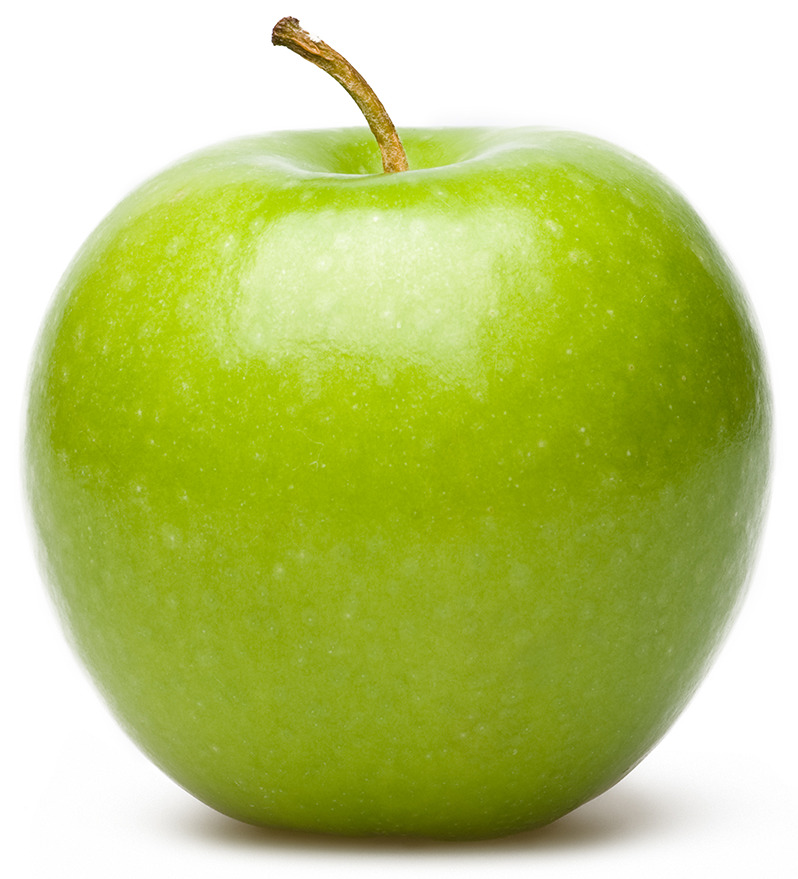
#> input picture project2-george-lily-main/example1/apple.jpg, 798 x 879 px
$ python laplacian_blend.py example1/apple.jpg example1/orange.jpg example1/orange.jpg out.png
#> lines starting #> are read from the running program, lines starting #| are printed output that depends on the picture
### project2-george-lily-main/project2_util.py
import os
from collections import namedtuple
import json

import cv2
import numpy as np
import sys

MAX_DISPLAY_W = 1200
MAX_DISPLAY_H = 700

FIRST_IMSHOW = True

######################################################################

def get_display_scale(img):
    """Get integer scaling factor to fit image on screen."""
    h, w = img.shape[:2]
    return max(1, int(np.ceil(max(h / MAX_DISPLAY_H, w / MAX_DISPLAY_W))))

######################################################################

def scale_for_display(img, return_scale=False):

    """Downscale image for display on the screen. Returns scale factor and
    reduced image."""

    scl = get_display_scale(img)
    if scl == 1:
        display = img.copy()
    else:
        f = 1.0/scl
        display = cv2.resize(img, (0, 0), fx=f, fy=f,
                             interpolation=cv2.INTER_AREA)

    if return_scale:
        return display, scl
    else:
        return display

######################################################################

def put_text(display, prompt, loc=None):
    """Draw white-on-black text."""
    if loc is None:
        h = display.shape[0]
        loc = (4, h-8)

    for (brt, thk) in [(0, 3), (255, 1)]:
        cv2.putText(display, prompt, loc,
                    cv2.FONT_HERSHEY_SIMPLEX, 0.5,
                    (brt, brt, brt), thk,
                    cv2.LINE_AA)

######################################################################

# [35 lines left out: function get_single_click, not called in this run]

######################################################################

def setup_window(window_name):

    """Create an OpenCV window with hidden GUI."""

    wflags = cv2.WINDOW_GUI_NORMAL | cv2.WINDOW_KEEPRATIO | cv2.WINDOW_AUTOSIZE

    cv2.namedWindow(window_name, wflags)


######################################################################

def label_and_wait_for_key(window_name, display, prompt):

    display = scale_for_display(display)

    put_text(display, prompt)

    cv2.imshow(window_name, display)

    global FIRST_IMSHOW
    if FIRST_IMSHOW:
        FIRST_IMSHOW = False
        cv2.moveWindow(window_name, 0, 0)

    while cv2.waitKey(5) < 0:
        pass


######################################################################

_ImageROI = namedtuple(
    'ImageROI',
    'image_filename, center, angle, width, height'
)

######################################################################

# [331 lines left out: functions roi_from_center_angle_dims, roi_from_points, roi_get_matrix, roi_map_points, roi_display, roi_save and 5 more, not called in this run]

######################################################################

def alpha_blend(img1, img2, mask):

    """Perform alpha blend of img1 and img2 using mask.

    Result is an image of same shape as img1 and img2.  Wherever mask
    is 0, result pixel is same as img1. Wherever mask is 255 (or 1.0
    for float mask), result pixel is same as img2. For values in between,
    mask acts as a weight for a weighted average of img1 and img2.

    See https://en.wikipedia.org/wiki/Alpha_compositing
    """

    (h, w) = img1.shape[:2]

    assert img2.shape == img1.shape
    assert mask.shape == img1.shape or mask.shape == (h, w)

    result = np.empty_like(img1)

    if mask.dtype == np.uint8:
        mask = mask.astype(np.float32) / 255.0

    if len(mask.shape) == 2 and len(img1.shape) == 3:
        mask = mask[:, :, None]

    result[:] = img1 * (1 - mask) + img2 * mask

    return result

######################################################################

# [336 lines left out: functions draw_image_with_mask, visualize_pyramid, _dieusage, _select_command, _show_command, _warp_command and 6 more, not called in this run]

# [2 lines that do not run on import are left out]

### project2-george-lily-main/laplacian_blend.py
import sys
import cv2
import numpy as np
import project2_util

def main():

    if len(sys.argv) != 5:
        print('usage: python laplacian_blend.py IMG1 IMG2 MASK RESULT')
        sys.exit(1)

    img1 = cv2.imread(sys.argv[1], cv2.IMREAD_ANYCOLOR)
#> img1 is the input picture: shape (879, 798, 3); mean B, G, R 120.8, 202.9, 188.8
    img2 = cv2.imread(sys.argv[2], cv2.IMREAD_ANYCOLOR)
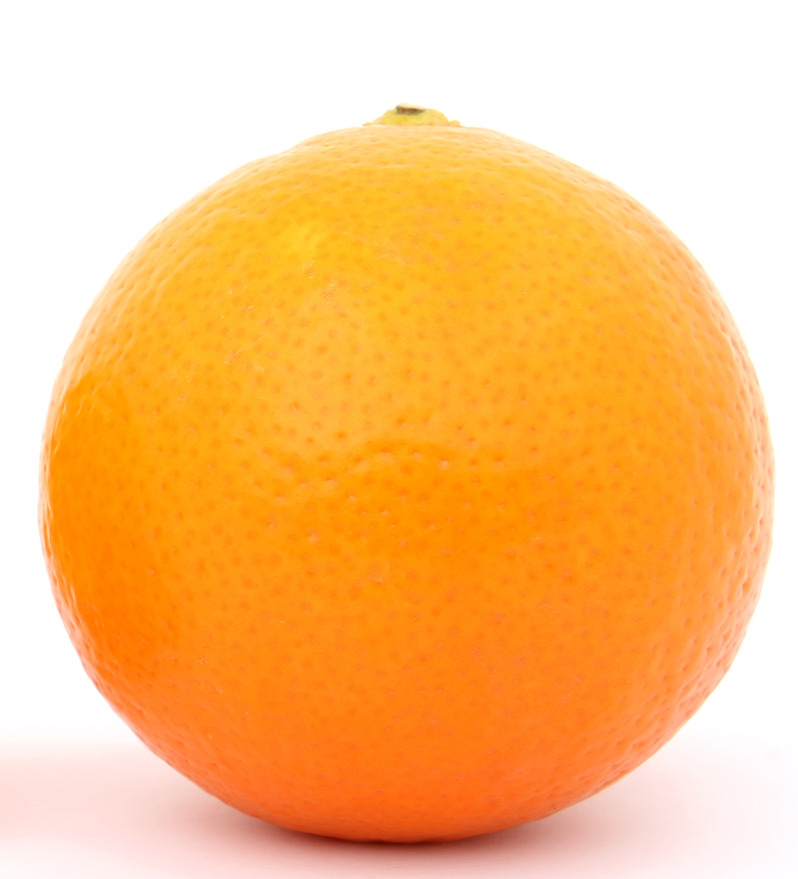
#> input picture project2-george-lily-main/example1/orange.jpg, 798 x 879 px
#> img2 is the input picture: shape (879, 798, 3); mean B, G, R 123.3, 192.8, 252.9
    mask = cv2.imread(sys.argv[3], cv2.IMREAD_GRAYSCALE)
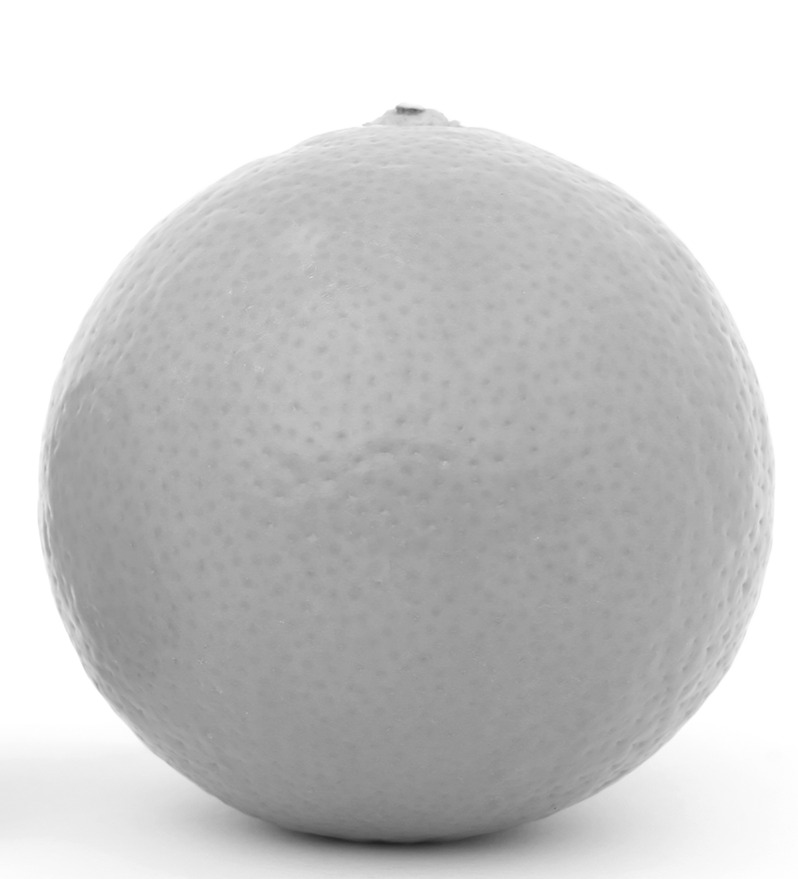
#> mask: shape (879, 798); min 34, max 255, mean 202.9

    result_filename = sys.argv[4]

    result = pyr_blend(img1, img2, mask)

    cv2.imwrite(result_filename, result)

    window = 'Laplacian blend result'
    project2_util.setup_window(window)
    project2_util.label_and_wait_for_key(window, result,
                                         'Result (hit a key when done)')

# See Matt Zucker's project notes for algorithm explanation
def pyr_build(img, max_depth=999):
#> called with max_depth = 999
    g = []
    l = []
    # Add initial image
    g.append(img.copy().astype(np.float32))

    i = 0
    # Go to max specified depth
    while i < max_depth:
        g_current = g[i]

        # Stop if too small
        if g_current.shape[0] < 16 or g_current.shape[1] < 16:
            break

        # Blur and downsample
        g_next_downscaled = cv2.pyrDown(g_current)
        height, width, c = g_next_downscaled.shape

        # Upsample downsampled image
        g_next = cv2.pyrUp(g_next_downscaled, dstsize=(width * 2, height * 2))
        # Resize odd-sized images to allow for proper rescaling
        g_current_resized = cv2.resize(g_current, dsize=(width * 2, height * 2))

        diff = g_current_resized - g_next

        g.append(g_next_downscaled)
        l.append(diff)

        i = i + 1
#> after the loop, g = 7 items; i = 6; l = 6 items

    l.append(g_next_downscaled)

    return l

# See Matt Zucker's project notes for algorithm explanation
def pyr_reconstruct(lp):
    recons = lp[-1].copy()

    for i in range(len(lp) - 2, -1, -1):
        recons_upscaled = cv2.pyrUp(recons)
        height, width, c = lp[i].shape
        recons_upscaled = cv2.resize(recons_upscaled, dsize = (width, height))
        recons = recons_upscaled + lp[i]

    recons_u8 = np.clip(recons, 0, 255).astype(np.uint8)

    return recons_u8

# See Matt Zucker's project notes for algorithm explanation
def pyr_blend(img1, img2, mask):
    # Build pyramids, like the great pyramids of Egypt, or the food pyramid
    lpA = pyr_build(img1, max_depth = 999)
#> lpA = 7 items
    lpB = pyr_build(img2, max_depth = 999)
#> lpB = 7 items

    pyr_blended = []

    for i in range(len(lpA)):
        height, width = lpA[i].shape[:2]
        mask_resized = cv2.resize(mask, dsize = (width, height), interpolation = cv2.INTER_AREA)

        # Alpha blend each Laplacian image
        lp = project2_util.alpha_blend(lpA[i], lpB[i], mask_resized)
        pyr_blended.append(lp)
#> this loop made 7 passes
#> (height, width, h in alpha_blend, w in alpha_blend) on passes 1 to 7: (880, 798, 880, 798), (440, 400, 440, 400), (220, 200, 220, 200), (110, 100, 110, 100), (56, 50, 56, 50), (28, 26, 28, 26), (14, 13, 14, 13)
#> pass 1, in pyr_blend, `lp = project2_util.alpha_blend(lpA[i], lpB[i], mask_resized)`:
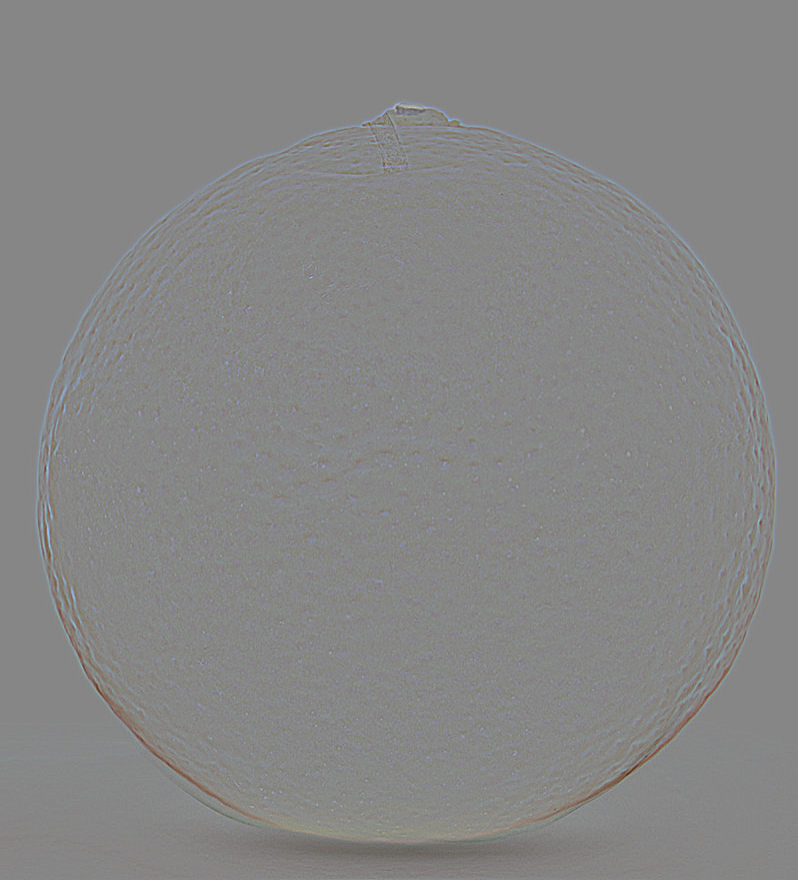
#> lp: shape (880, 798, 3) float32; mean of channels 0, 1, 2 -0.1, 0, 0; drawn with min black and max white
#> after the loop, pyr_blended = 7 items

    # Reconstruct blended image
    recons = pyr_reconstruct(pyr_blended)
#> the loop in pyr_reconstruct, `for i in range(len(lp) - 2, -1, -1):` made 6 passes
#> (i, height, width) on passes 1, 2, 4, 5, 6: (5, 28, 26), (4, 56, 50), (2, 220, 200), (1, 440, 400), (0, 880, 798)
#> (height, width) on pass 3: (110, 100)
#> pass 1, in pyr_reconstruct, `recons_upscaled = cv2.pyrUp(recons)`:
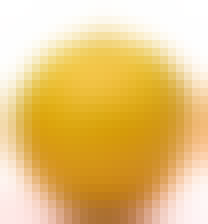
#> recons_upscaled: shape (28, 26, 3) float32 (shown 8 times larger); mean of channels 0, 1, 2 127.4, 197.8, 233.5; drawn as B, G, R
#> pass 1, in pyr_reconstruct, `recons = recons_upscaled + lp[i]`:
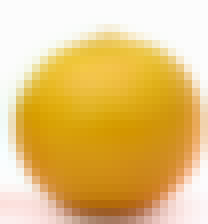
#> recons: shape (28, 26, 3) float32 (shown 8 times larger); mean of channels 0, 1, 2 126, 197.6, 232.7; drawn with min black and max white
#> after the loop in pyr_reconstruct, `for i in range(len(lp) - 2, -1, -1):`:
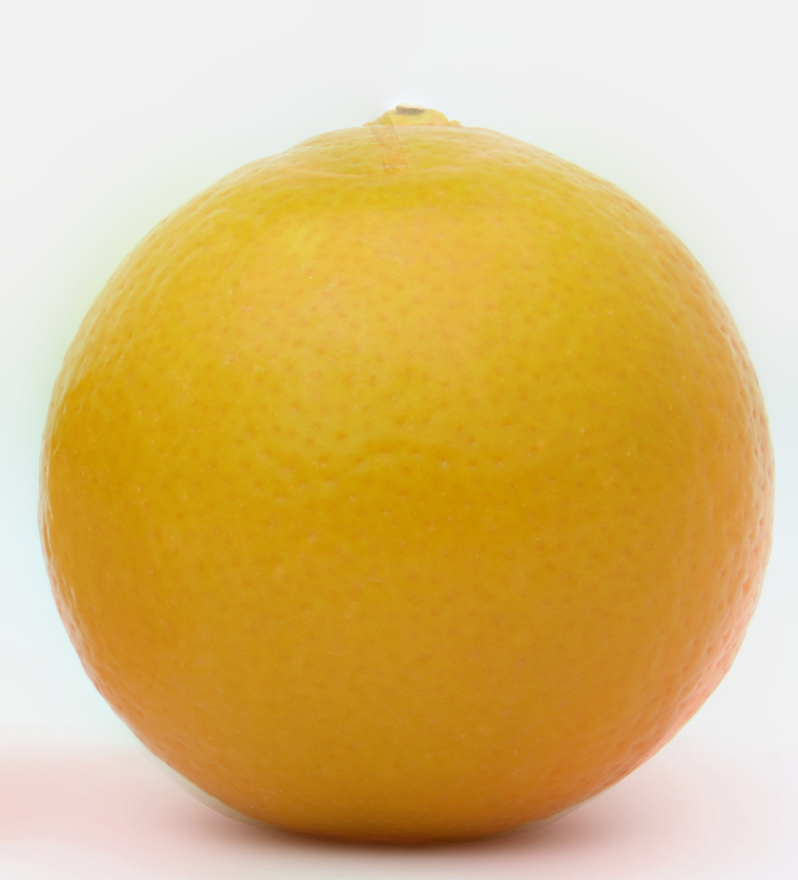
#> recons: shape (880, 798, 3) float32; mean of channels 0, 1, 2 124.1, 197.1, 232.1; drawn with min black and max white

    return recons

if __name__ == '__main__':
    main()
#> in scale_for_display, `scl = get_display_scale(img)`: scl = 2
#> in scale_for_display, `f = 1.0/scl`: f = 0.5
#> after the loop in put_text, `for (brt, thk) in [(0, 3), (255, 1)]:`:
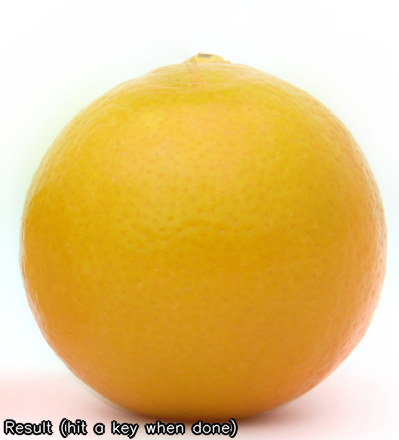
#> display: shape (440, 399, 3); mean of channels 0, 1, 2 122.1, 194.9, 229.4; drawn as B, G, R
#> (key Esc is pressed here)
